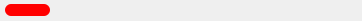
<?xml version="1.0" encoding="UTF-8"?>
<ui version="4.0">
 <class>UsageProgressBar</class>
 <widget class="QWidget" name="UsageProgressBar">
  <property name="geometry">
   <rect>
    <x>0</x>
    <y>0</y>
    <width>362</width>
    <height>21</height>
   </rect>
  </property>
  <property name="minimumSize">
   <size>
    <width>362</width>
    <height>0</height>
   </size>
  </property>
  <property name="maximumSize">
   <size>
    <width>362</width>
    <height>16777215</height>
   </size>
  </property>
  <property name="windowTitle">
   <string/>
  </property>
  <property name="styleSheet">
   <string notr="true">#wProgress
{
	background-color: red;
	border-radius: 6px;
	margin-left: 5px;
}

#lProgress
{
padding-top: -2px;
}</string>
  </property>
  <widget class="QWidget" name="wProgress" native="true">
   <property name="geometry">
    <rect>
     <x>0</x>
     <y>4</y>
     <width>50</width>
     <height>12</height>
    </rect>
   </property>
   <property name="minimumSize">
    <size>
     <width>0</width>
     <height>12</height>
    </size>
   </property>
   <property name="maximumSize">
    <size>
     <width>16777215</width>
     <height>12</height>
    </size>
   </property>
  </widget>
  <widget class="QPushButton" name="lProgress">
   <property name="geometry">
    <rect>
     <x>0</x>
     <y>0</y>
     <width>362</width>
     <height>21</height>
    </rect>
   </property>
   <property name="styleSheet">
    <string notr="true">border: none;</string>
   </property>
   <property name="text">
    <string/>
   </property>
   <property name="icon">
    <iconset resource="Resources.qrc">
     <normaloff>:/images/usageProgress.png</normaloff>:/images/usageProgress.png</iconset>
   </property>
   <property name="iconSize">
    <size>
     <width>362</width>
     <height>24</height>
    </size>
   </property>
  </widget>
  <zorder>lProgress</zorder>
  <zorder>wProgress</zorder>
 </widget>
 <resources>
  <include location="Resources.qrc"/>
 </resources>
 <connections/>
</ui>
